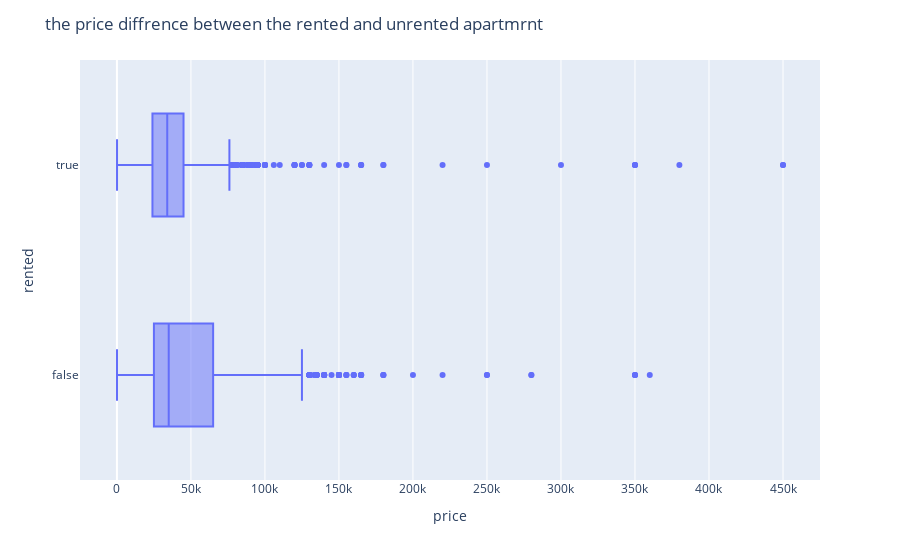

The notebook cell this image was saved under:
### Markdown cell above
## is there a price diffrent on rented and unrented apartemnt

### Code cell
fig = px.box(df, 'price' ,'isOffMarket' )
fig.update_layout(
    title="the price diffrence between the rented and unrented apartmrnt ",
    xaxis_title="price",
    yaxis_title = "rented"
    

        
    )
fig.show()

### Figure 1 — Plotly figure (JSON) as saved in the notebook; plotly's stock layout.template omitted (floating-point values rounded to 4 significant figures; data arrays with more than 128 entries replaced by an {"elided": "..."} marker saying what was removed)
{"data": [{"alignmentgroup": "True", "hovertemplate": "price=%{x}<br>isOffMarket=%{y}<extra></extra>", "legendgroup": "", "marker": {"color": "#636efa"}, "name": "", "notched": false, "offsetgroup": "", "orientation": "h", "showlegend": false, "type": "box", "x": {"elided": "6762 int values"}, "x0": " ", "xaxis": "x", "y": {"elided": "6762 bool values"}, "y0": " ", "yaxis": "y"}], "layout": {"boxmode": "group", "legend": {"tracegroupgap": 0}, "margin": {"t": 60}, "title": {"text": "the price diffrence between the rented and unrented apartmrnt "}, "xaxis": {"anchor": "y", "domain": [0, 1], "title": {"text": "price"}}, "yaxis": {"anchor": "x", "domain": [0, 1], "title": {"text": "rented"}}}}
